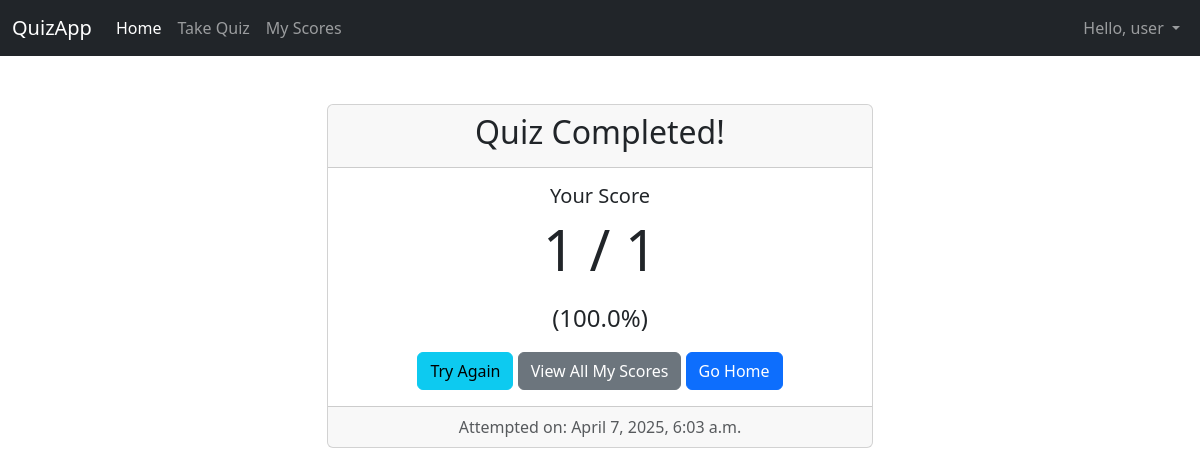
Screenshot of /result/2/ (signed in) with the database file from the repository.
### quizapp/models.py (models this page shows, shortened)
class Result(models.Model):
    user = models.ForeignKey(User, on_delete=models.CASCADE, null=True, blank=True)  # Make user optional
    score = models.IntegerField()
    total_questions = models.IntegerField()
    timestamp = models.DateTimeField(auto_now_add=True)
    def percentage(self):
        if self.total_questions > 0:
            return round((self.score / self.total_questions) * 100, 2)
        return 0

### quizapp/views.py (the view)
# urls.py: path('result/<int:result_id>/', views.result_view, name='result'),
@login_required
def result_view(request, result_id):
    result = get_object_or_404(Result, id=result_id, user=request.user)
    return render(request, 'result.html', {'result': result})

### quizapp/templates/result.html (shortened to what this page needs)
{% extends "base.html" %}
{% block content %}
<div class="row justify-content-center">
    <div class="col-md-6">
        <div class="card text-center">
             <div class="card-header">
                <h2>Quiz Completed!</h2>
             </div>
             <div class="card-body">
                <h5 class="card-title">Your Score</h5>
                <p class="display-4">{{ result.score }} / {{ result.total_questions }}</p>
                <p class="fs-4">({{ result.percentage }}%)</p>
                <a href="{% url 'quiz' %}" class="btn btn-info">Try Again</a>
                <a href="{% url 'view_scores' %}" class="btn btn-secondary">View All My Scores</a>
                <a href="{% url 'home' %}" class="btn btn-primary">Go Home</a>
             </div>
             <div class="card-footer text-muted">
                 Attempted on: {{ result.timestamp|date:"F j, Y, P" }}
             </div>
        </div>
    </div>
</div>
{% endblock %}

### quizapp/templates/base.html (shortened to what this page needs)
<!doctype html>
<html lang="en">
<head>
    <link href="https://cdn.jsdelivr.net/npm/bootstrap@5.3.2/dist/css/bootstrap.min.css" rel="stylesheet">
</head>
<body>
    <nav class="navbar navbar-expand-md navbar-dark bg-dark fixed-top">
        <div class="container-fluid">
            <a class="navbar-brand" href="{% url 'home' %}">QuizApp</a>
            <div class="collapse navbar-collapse" id="navbarCollapse">
                <ul class="navbar-nav me-auto mb-2 mb-md-0">
                    <li class="nav-item">
                        <a class="nav-link active" aria-current="page" href="{% url 'home' %}">Home</a>
                    </li>
                    {% if user.is_authenticated %}
                        <li class="nav-item">
                            <a class="nav-link" href="{% url 'quiz' %}">Take Quiz</a>
                        </li>
                         <li class="nav-item">
                            <a class="nav-link" href="{% url 'view_scores' %}">My Scores</a>
                        </li>
                    {% endif %}
                </ul>
                <ul class="navbar-nav ms-auto mb-2 mb-lg-0">
                     {% if user.is_authenticated %}
                         <li class="nav-item dropdown">
                            <a class="nav-link dropdown-toggle" href="#" role="button" data-bs-toggle="dropdown" aria-expanded="false">
                                Hello, {{ user.username }}
                            </a>
                        </li>
                     {% endif %}
                </ul>
            </div>
        </div>
    </nav>
    <main class="container mt-4">
        {% block content %}
        {% endblock %}
    </main>
</body>
</html>

### quizapp/templates/base.html (style rules this page uses)
body { padding-top: 5rem; }

### rows the page displays
Result: score "1", total_questions "1", percentage "100.0", timestamp "April 7, 2025, 6:03 a.m."

### other values shown
{{ user.username }} "user"
